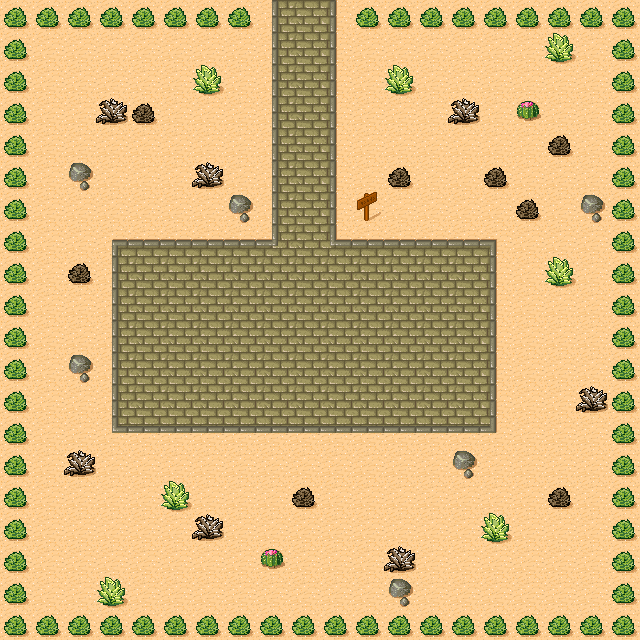

This is a level from a 2D game, rendered from its Tiled map with the project's own tilesets. A one-line summary and the map file follow, with tile-layer data summarised:
An orthogonal 20x20 tile map with 32x32 px tiles, 1 tile layer (Tile Layer 1) and 38 objects (check, dummy, teleport, position, dialogue).

<map version="1.0" orientation="orthogonal" renderorder="right-down" width="20" height="20" tilewidth="32" tileheight="32" nextobjectid="101">
 <properties>
  <property name="battle" value="false" />
 </properties>
 <tileset firstgid="1" name="desert" tilewidth="32" tileheight="32" spacing="1" margin="1" tilecount="48">
  <image source="tmw_desert_spacing.png" trans="ff00ff" width="265" height="199" />
  <terraintypes>
   <terrain name="cobblestone" tile="-1" />
  </terraintypes>
  <tile id="0" terrain=",,,0" />
  <tile id="1" terrain=",,0,0" />
  <tile id="2" terrain=",,0," />
  <tile id="8" terrain=",0,,0" />
  <tile id="9" terrain="0,0,0,0" />
  <tile id="10" terrain="0,,0," />
  <tile id="16" terrain=",0,," />
  <tile id="17" terrain="0,0,," />
  <tile id="18" terrain="0,,," />
  <tile id="19" terrain="0,0,0," />
  <tile id="20" terrain="0,0,,0" />
  <tile id="27" terrain="0,,0,0" />
  <tile id="28" terrain=",0,0,0" />
  <tile id="38">
   <objectgroup draworder="index" />
  </tile>
  <tile id="46">
   <properties>
    <property name="accessable" value="false" />
   </properties>
  </tile>
 </tileset>
 <layer name="Tile Layer 1" width="20" height="20">
  <data>[400 cells, 400 non-empty, 19 distinct tile ids]</data>
 </layer>
 <objectgroup name="Objects">
  <object id="54" x="96" y="96" width="64" height="32" />
  <object id="56" x="0" y="0" width="256" height="32" />
  <object id="57" x="0" y="32" width="32" height="608" />
  <object id="58" x="352" y="0" width="288" height="32" />
  <object id="60" name="check" x="608" y="32" width="32" height="640" />
  <object id="61" x="32" y="608" width="576" height="32" />
  <object id="62" x="64" y="160" width="32" height="32" />
  <object id="63" x="64" y="256" width="32" height="32" />
  <object id="64" x="64" y="352" width="32" height="32" />
  <object id="65" x="64" y="448" width="32" height="32" />
  <object id="66" x="160" y="480" width="32" height="32" />
  <object id="67" x="96" y="576" width="32" height="32" />
  <object id="68" x="192" y="512" width="32" height="32" />
  <object id="69" x="256" y="544" width="32" height="32" />
  <object id="70" x="288" y="480" width="32" height="32" />
  <object id="71" x="384" y="544" width="32" height="64" />
  <object id="72" x="448" y="448" width="32" height="32" />
  <object id="73" x="480" y="512" width="32" height="32" />
  <object id="74" x="544" y="480" width="32" height="32" />
  <object id="75" x="576" y="384" width="32" height="32" />
  <object id="76" x="544" y="32" width="32" height="32" />
  <object id="77" x="512" y="96" width="32" height="32" />
  <object id="78" x="544" y="128" width="32" height="32" />
  <object id="79" x="576" y="192" width="32" height="32" />
  <object id="80" x="544" y="256" width="32" height="32" />
  <object id="81" x="512" y="192" width="32" height="32" />
  <object id="82" x="480" y="160" width="32" height="32" />
  <object id="83" x="448" y="96" width="32" height="32" />
  <object id="84" x="384" y="64" width="32" height="32" />
  <object id="85" x="384" y="160" width="32" height="32" />
  <object id="87" x="224" y="192" width="32" height="32" />
  <object id="88" x="192" y="160" width="32" height="32" />
  <object id="89" x="192" y="64" width="32" height="32" />
  <object id="100" x="352" y="192" width="32" height="32" />
 </objectgroup>
 <objectgroup name="Player">
  <object id="98" name="dummy" x="-96" y="-96" width="32" height="32" />
 </objectgroup>
 <objectgroup name="Event">
  <object id="93" name="to_Test2.tmx" type="teleport" x="256" y="0" width="96" height="32">
   <properties>
    <property name="destination" value="Test2.tmx" />
    <property name="destination_point" value="event_start" />
   </properties>
  </object>
  <object id="94" name="event_start" type="position" x="288" y="64" width="32" height="32" />
  <object id="99" name="sign_Test" type="dialogue" x="352" y="192" width="32" height="32">
   <properties>
    <property name="content" value="Hello world!" />
   </properties>
  </object>
 </objectgroup>
</map>
